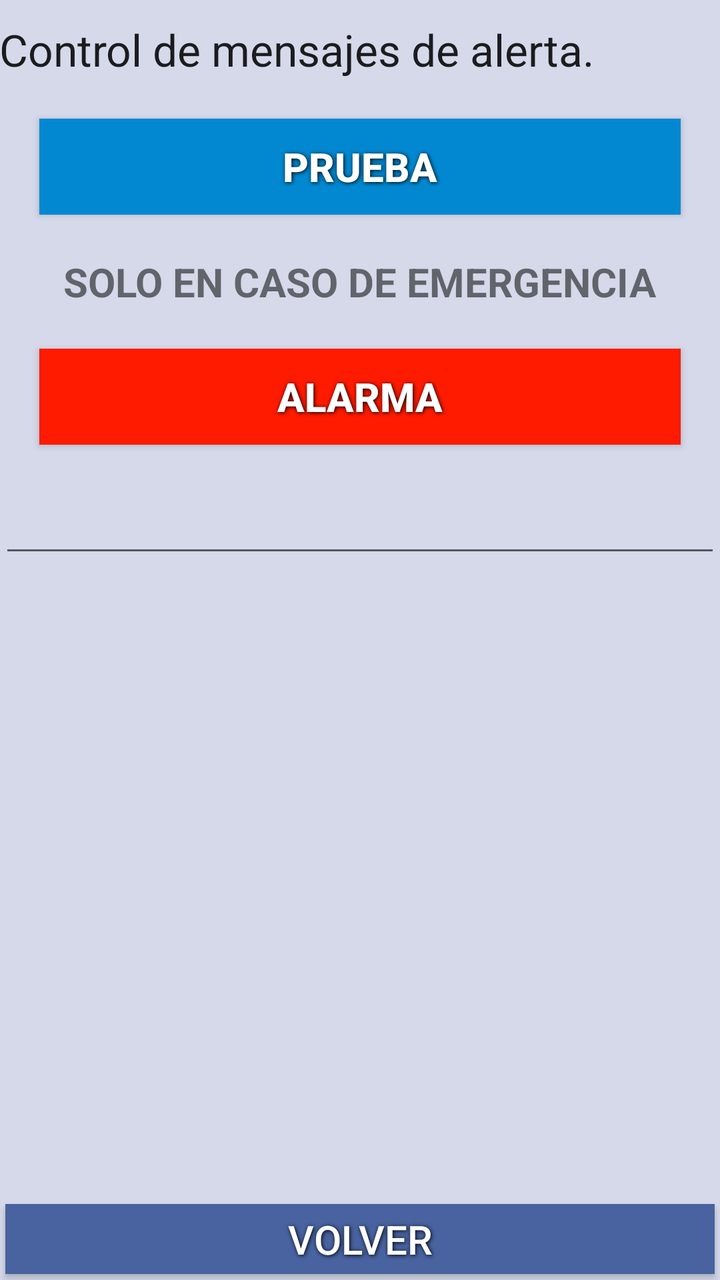
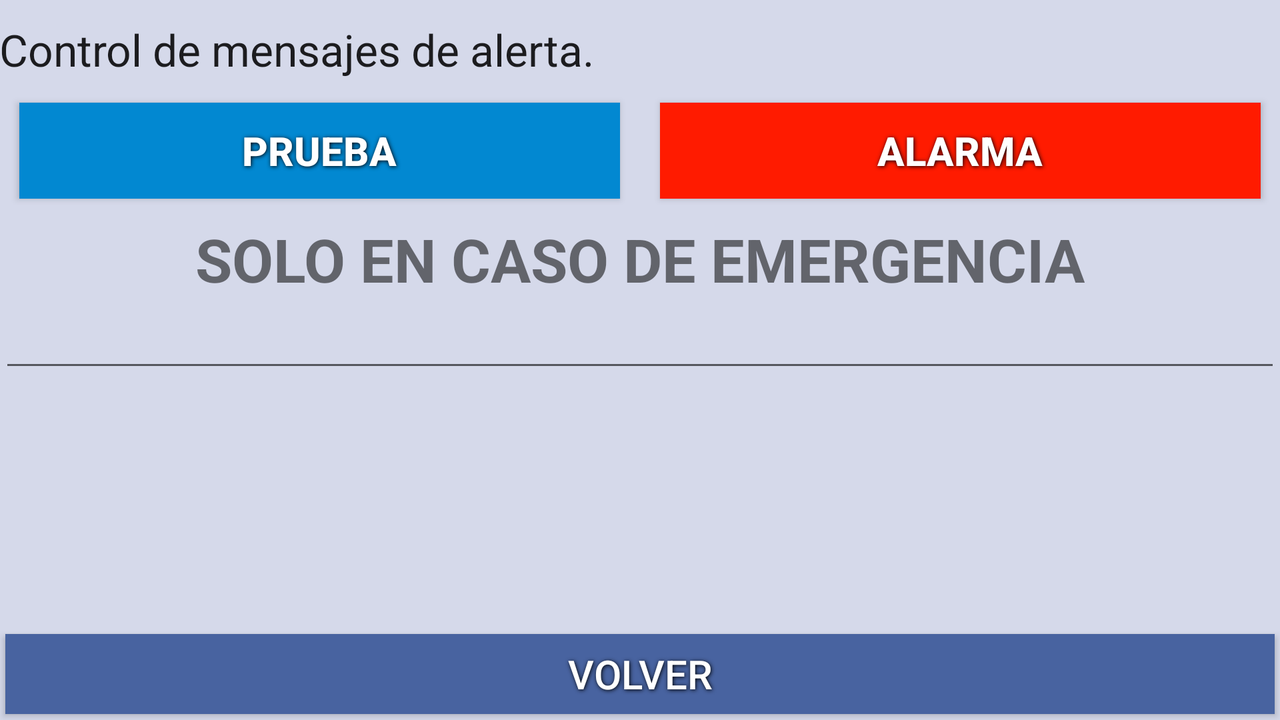

An Android layout and its configuration variant, each rendered on a device that would load it. The default file and the variant file are quoted in full after the pictures.
<!-- AndroidManifest.xml: application theme AppTheme -->
<!-- res/layout/activity_panic.xml -->
<RelativeLayout xmlns:android="http://schemas.android.com/apk/res/android"
    xmlns:tools="http://schemas.android.com/tools" android:layout_width="match_parent"
    android:layout_height="match_parent" android:paddingLeft="@dimen/activity_horizontal_margin"
    android:paddingRight="@dimen/activity_horizontal_margin"
    android:paddingTop="@dimen/activity_vertical_margin"
    android:paddingBottom="@dimen/activity_vertical_margin"
    tools:context="com.nomade.movilremiscar.remiscarmovil.PanicActivity"
    android:background="#d5d9ea">

    <LinearLayout
        android:orientation="vertical"
        android:layout_width="match_parent"
        android:layout_height="match_parent"
        android:layout_alignParentTop="true"
        android:layout_centerHorizontal="true"
        android:layout_marginTop="10dp"
        android:background="#d5d9ea">

        <TextView
            android:layout_width="wrap_content"
            android:layout_height="wrap_content"
            android:textAppearance="?android:attr/textAppearanceLarge"
            android:text="Control de mensajes de alerta."
            android:id="@+id/textView7" />

        <Button
            android:layout_width="fill_parent"
            android:layout_height="wrap_content"
            android:text="PRUEBA"
            android:id="@+id/buttonPrueba"
            style="@style/ButtonText"
            android:layout_gravity="center_horizontal"
            android:layout_marginTop="20dp"
            android:layout_margin="20dp"
            android:textStyle="bold" />

        <TextView
            android:layout_width="wrap_content"
            android:layout_height="wrap_content"
            android:text="SOLO EN CASO DE EMERGENCIA"
            android:id="@+id/textView9"
            android:layout_gravity="center_horizontal"
            android:textStyle="bold"
            android:textSize="20dp" />

        <Button
            android:layout_width="fill_parent"
            android:layout_height="wrap_content"
            android:text="ALARMA"
            android:id="@+id/buttonAlerta"
            style="@style/ButtonText"
            android:layout_gravity="center_horizontal"
            android:layout_marginTop="20dp"
            android:layout_margin="20dp"
            android:textStyle="bold"
            android:background="#ffff1b00" />

        <EditText
            android:layout_width="match_parent"
            android:layout_height="wrap_content"
            android:inputType="textMultiLine"
            android:ems="10"
            android:id="@+id/editText3"
            android:layout_gravity="center_horizontal"
            android:editable="false"
            android:focusable="false" />


    </LinearLayout>

    <Button
        android:layout_width="fill_parent"
        android:layout_height="35dp"
        android:text="Volver"
        style="@style/ButtonText"
        android:id="@+id/buttonInicio"
        android:layout_alignParentBottom="true"
        android:layout_gravity="center_horizontal"
        android:background="#4863a0" />
</RelativeLayout>
<!-- resources referenced by this layout -->
<resources>
  <style name="ButtonText">
          <item name="android:layout_width">fill_parent</item>
          <item name="android:layout_height">wrap_content</item>
          <item name="android:textColor">#ffffff</item>
          <item name="android:gravity">center</item>
          <item name="android:layout_margin">3dp</item>
          <item name="android:textStyle">normal</item>
          <item name="android:textSize">20sp</item>
          <item name="android:shadowColor">#000000</item>
          <item name="android:shadowDx">1</item>
          <item name="android:shadowDy">1</item>
          <item name="android:shadowRadius">5</item>
          <item name="android:background">#0288D1</item>
      </style>
  <style name="AppTheme" parent="Theme.AppCompat.Light.DarkActionBar">
          
          <item name="colorPrimary">#d5d9ea</item>
          <item name="colorPrimaryDark">#01579B</item>
          <item name="colorAccent">#F44336</item>
          <item name="android:statusBarColor">#d5d9ea</item>
      </style>
</resources>
<!-- res/layout-land/activity_panic.xml (the author's variant of the layout above) -->
<!-- drawn on the phone turned sideways -->
<RelativeLayout xmlns:android="http://schemas.android.com/apk/res/android"
    xmlns:tools="http://schemas.android.com/tools" android:layout_width="match_parent"
    android:layout_height="match_parent" android:paddingLeft="@dimen/activity_horizontal_margin"
    android:paddingRight="@dimen/activity_horizontal_margin"
    android:paddingTop="@dimen/activity_vertical_margin"
    android:paddingBottom="@dimen/activity_vertical_margin"
    tools:context="com.nomade.movilremiscar.remiscarmovil.PanicActivity"
    android:background="#d5d9ea">

    <LinearLayout
        android:orientation="vertical"
        android:layout_width="match_parent"
        android:layout_height="match_parent"
        android:layout_alignParentTop="true"
        android:layout_centerHorizontal="true"
        android:layout_marginTop="10dp"
        android:background="#d5d9ea">

        <TextView
            android:layout_width="wrap_content"
            android:layout_height="wrap_content"
            android:textAppearance="?android:attr/textAppearanceLarge"
            android:text="Control de mensajes de alerta."
            android:id="@+id/textView7" />
        <LinearLayout
            android:orientation="horizontal"
            android:layout_width="match_parent"
            android:layout_height="wrap_content"
            android:layout_alignParentTop="true"
            android:layout_centerHorizontal="true"
            android:layout_marginTop="2dp">
        <Button
            android:layout_width="fill_parent"
            android:layout_height="wrap_content"
            android:text="PRUEBA"
            android:id="@+id/buttonPrueba"
            style="@style/ButtonText"
            android:layout_weight="1"
            android:layout_marginTop="10dp"
            android:layout_margin="10dp"
            android:textStyle="bold" />

        <Button
            android:layout_width="fill_parent"
            android:layout_height="wrap_content"
            android:text="ALARMA"
            android:id="@+id/buttonAlerta"
            style="@style/ButtonText"
            android:layout_weight="1"
            android:layout_marginTop="10dp"
            android:layout_margin="10dp"
            android:textStyle="bold"
            android:background="#ffff1b00" />
        </LinearLayout>
        <TextView
            android:layout_width="wrap_content"
            android:layout_height="wrap_content"
            android:text="SOLO EN CASO DE EMERGENCIA"
            android:id="@+id/textView9"
            android:layout_gravity="center_horizontal"
            android:textStyle="bold"
            android:textSize="30dp" />
        <EditText
            android:layout_width="match_parent"
            android:layout_height="wrap_content"
            android:inputType="textMultiLine"
            android:ems="10"
            android:id="@+id/editText3"
            android:layout_gravity="center_horizontal"
            android:editable="false"
            android:focusable="false" />


    </LinearLayout>

    <Button
        android:layout_width="fill_parent"
        android:layout_height="40dp"
        android:text="Volver"
        style="@style/ButtonText"
        android:id="@+id/buttonInicio"
        android:layout_alignParentBottom="true"
        android:layout_gravity="center_horizontal"
        android:background="#4863a0" />
</RelativeLayout>
